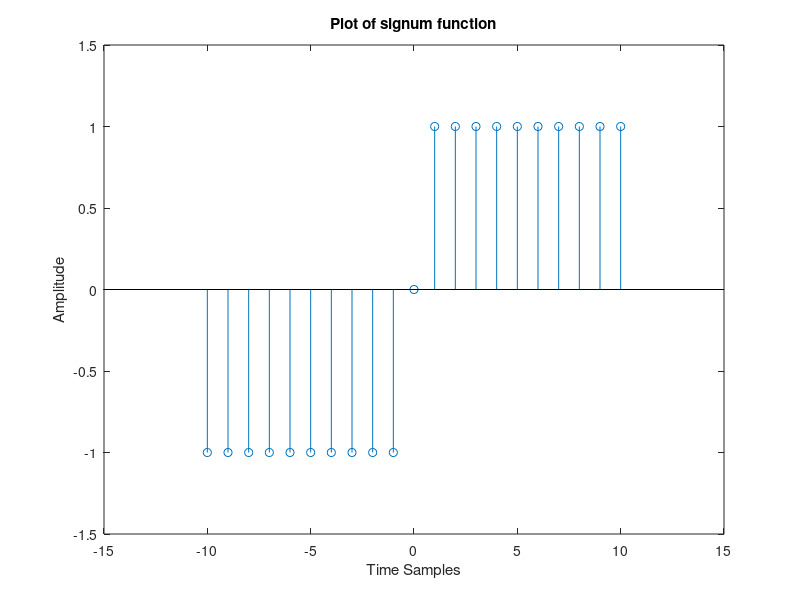

The MATLAB script that drew this image:
% Plotting signum function

%{
Signum function = 1 for n > 0 
                =-1 for n < 0
                = 0 for n = 0
          
%}
   
clc
clear
close all
% Time range
n = -10:10;

% u[n]
u_n1 = (n>=0);

% u[-n]
u_n2 = (n<=0);


signum = u_n1 - u_n2;

stem(n, signum)
axis([-15 15 -1.5 1.5])
xlabel('Time Samples');
ylabel('Amplitude');
title('Plot of signum function')
